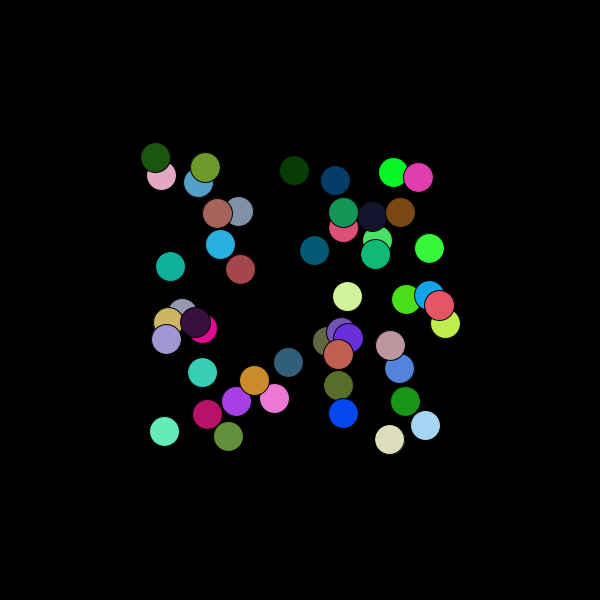
Frame 1 (no input)
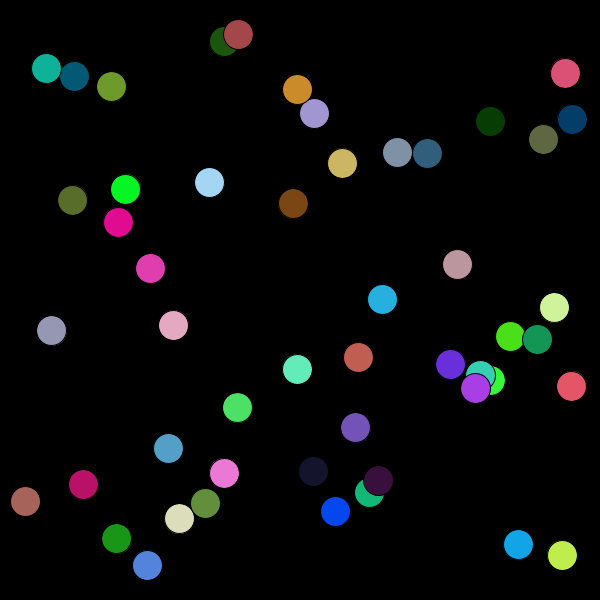
Frame 60 (the mouse pressed at the canvas centre just before this capture)
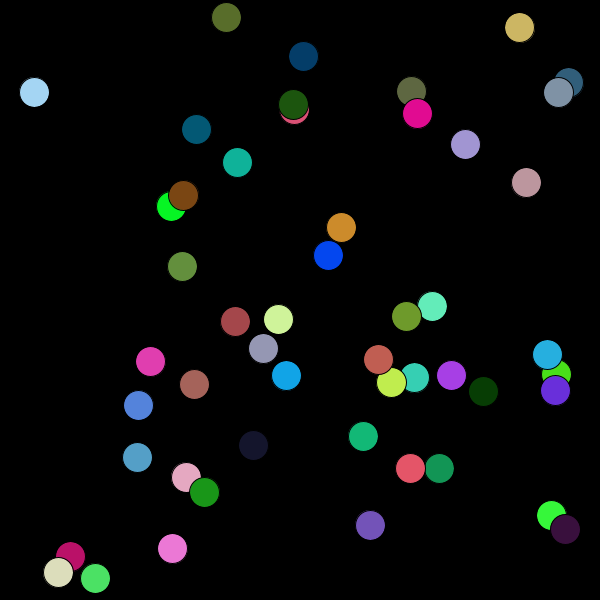
Frame 120 (the mouse held since frame 60 and released just before this capture)

The Processing sketch that drew these frames (run headless with seeded random() and noise(); from frame 60 on, the mouse is pressed at the canvas centre):

// Processing sketch: Chain_Reaction
// ── Chain_Reaction.pde
Ball[] balls = new Ball[50];
boolean reactionStarted;
float sizeCtr;

/********************************
setup() - sets up display environment, initializes balls array and state variables
********************************/
void setup(){
  size(600,600);
  for (int i = 0; i < balls.length; i++){
     balls[i] = new Ball(); 
  }
  reactionStarted = false;
  sizeCtr = 0;

}

/********************************
draw() - bounces balls within display region, keeping it within the boundaries
         of the display. If a ball is clicked, a chain reaction is started.
         Run to see chain reaction.
********************************/
void draw(){
  sizeCtr = .5;
  background(0);
  for (Ball i: balls){
     i.display();
     i.move(); 
  }
  
  for (Ball i: balls){
     if (i.isMouseWithin() && mousePressed){
         reactionStarted = true;
         i.endMove();
         i.isAffected = true;
     }
     
     if (reactionStarted){
       for (Ball n: balls){
          if (i.isAffected && i.isOtherBallTouching(n)){
             n.endMove();
             n.grow(sizeCtr);
             n.isAffected = true;
             n.shrink(sizeCtr);
          }
       }  
     }
     
     
  }

}
// ── Ball.pde
  public class Ball{
   float x, y, dx, dy, rad, maxSize;
   int r, g, b;
   color c;
   boolean isAffected, reachedMaxSize;
   
   Ball(){
     x = random(width/2-width/4, width/2+width/4);
     y = random(height/2-height/4, height/2+height/4);
     rad = 30;
     maxSize = 200;
     dx = random(-5,5);
     dy = random(-5,5);
     c = color(random(256), random(256), random(256));
     isAffected = false;
     reachedMaxSize = false;
   }
   
   /********************************
   display() - draws ball of random fill color
   ********************************/
   void display(){
     fill(c);
     ellipse(x,y,rad,rad);
   }
   
   /********************************
   move() - bounces ball within the display screen
   ********************************/
   void move(){
     x += dx;
     y += dy;
     if (x < 0 + rad/2 || x > height-rad/2){
       dx = -dx;
     }
     if (y < 0 + rad/2 || y > width-rad/2){
       dy = -dy;
     }
   } // end move
   
   /********************************
   endMove() - stops ball
   ********************************/
   void endMove(){
      dx = 0;
      dy = 0;
   }
   
   /********************************
   display(float) - increases size of ball
   ********************************/
   void grow( float i ){
     if (!reachedMaxSize && rad < maxSize){
        rad = rad + i; 
     }
     if (rad >= maxSize){
        reachedMaxSize = true; 
     }
   } // end grow
   
   /********************************
   shrink(float) - decreases size of ball until it reaches less than 
   or equal to 0
   ********************************/
   void shrink(float i){
     if (reachedMaxSize && rad > 0) {
        rad = rad - i; 
     }
   } // end shrink
   
   /********************************
   isMouseWithin() - checks if mouse is within the area of the ball
   ********************************/
   boolean isMouseWithin(){
     if (mouseX>x-rad/2 && mouseX<x+rad/2 &&
         mouseY>y-rad/2 && mouseY<y+rad/2){
         return true;
      }
      return false;
   }
   
   /********************************
   isOtherBallTouching(Ball) - checks if another ball is touching this ball
   ********************************/
   boolean isOtherBallTouching(Ball b){
     if (dist(b.x,b.y,x,y) <= b.rad/2 + rad/2){
       return true;
     }
     return false;
   }
   
   
}// end class Ball
